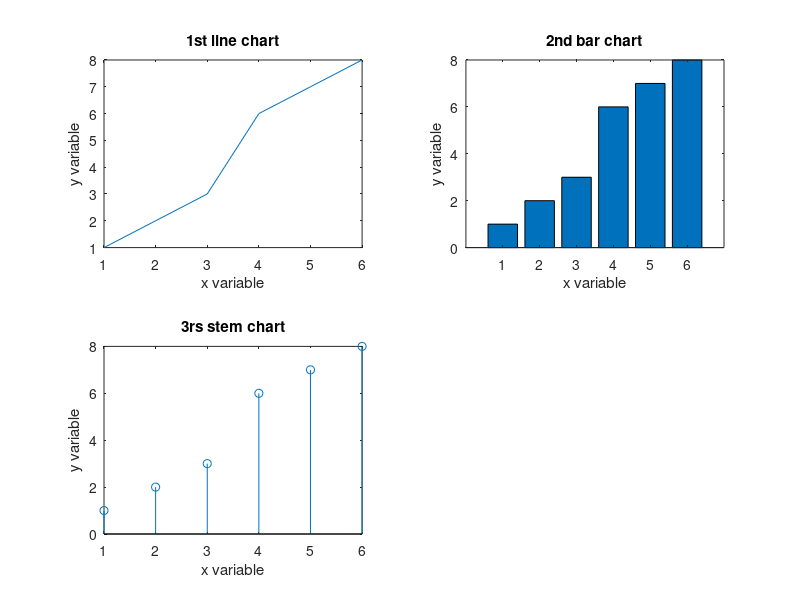

Here is the MATLAB script that generated this plot:
% octave commands

x=[1,2,3,4,5,6]

y=[1,2,3,6,7,8]

z=[1,2,3,6,4,8]

subplot(2,2,1)
plot(x,y)
xlabel ("x variable")
ylabel ("y variable")
zlabel ("z variable")
title ("1st line chart")

subplot(2,2,2)
bar(x,y)
xlabel ("x variable")
ylabel ("y variable")
zlabel ("z variable")
title ("2nd bar chart")

subplot(2,2,3)
stem(x,y)
xlabel ("x variable")
ylabel ("y variable")
zlabel ("z variable")
title ("3rs stem chart")
